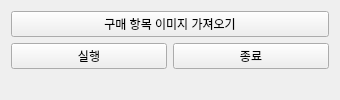
<?xml version="1.0" encoding="UTF-8"?>
<ui version="4.0">
 <class>Form</class>
 <widget class="QWidget" name="Form">
  <property name="geometry">
   <rect>
    <x>0</x>
    <y>0</y>
    <width>340</width>
    <height>90</height>
   </rect>
  </property>
  <property name="windowTitle">
   <string>dfm_macro</string>
  </property>
  <layout class="QGridLayout" name="gridLayout">
   <item row="4" column="0">
    <layout class="QHBoxLayout" name="horizontalLayout">
     <item>
      <widget class="QPushButton" name="start">
       <property name="text">
        <string>실행</string>
       </property>
      </widget>
     </item>
     <item>
      <widget class="QPushButton" name="end">
       <property name="text">
        <string>종료</string>
       </property>
      </widget>
     </item>
    </layout>
   </item>
   <item row="3" column="0">
    <widget class="QPushButton" name="get_image">
     <property name="text">
      <string>구매 항목 이미지 가져오기</string>
     </property>
    </widget>
   </item>
   <item row="5" column="0">
    <widget class="QLabel" name="label">
     <property name="text">
      <string/>
     </property>
     <property name="alignment">
      <set>Qt::AlignRight|Qt::AlignTrailing|Qt::AlignVCenter</set>
     </property>
    </widget>
   </item>
  </layout>
 </widget>
 <resources/>
 <connections/>
</ui>
